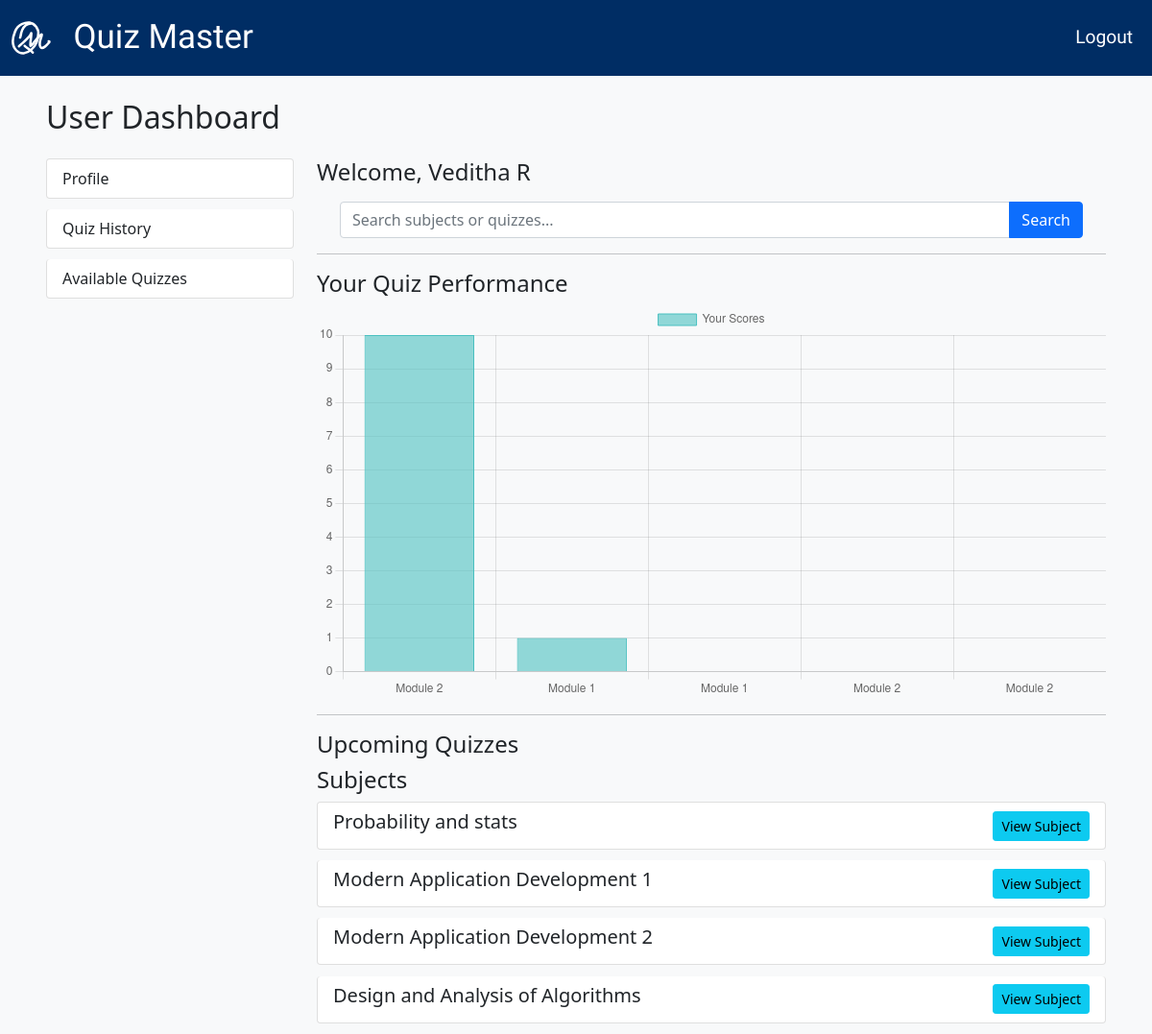
Page /user/dashboard (signed in) on the committed database.
### app.py (models this page shows)
class Users(db.Model):
    __tablename__ = 'users'
    user_id = db.Column(db.Integer, primary_key=True)
    email = db.Column(db.String(120), unique=True, nullable=False)
    password = db.Column(db.String(255), nullable=False)
    fullname = db.Column(db.String(100), nullable=False)
    qualification = db.Column(db.String(100))
    dob = db.Column(db.Date, nullable=False)
    is_admin = db.Column(db.Boolean, default=False)
    scores = db.relationship('Scores', backref='user', lazy=True)

class Subject(db.Model):
    __tablename__ = 'subject'
    subject_id = db.Column(db.Integer, primary_key=True)
    name = db.Column(db.String(100), unique=True, nullable=False)
    description = db.Column(db.Text)
    chapters = db.relationship('Chapters', backref='subject', lazy=True, cascade='all, delete-orphan')

### app.py (the view)
@app.route('/user/dashboard')
@login_required
def user_dashboard():
    user = Users.query.get(session['user_id'])
    subjects = Subject.query.all()
    quizzes = Quiz.query.filter(Quiz.date_of_quiz >= datetime.now()).order_by(Quiz.date_of_quiz).all()
    scores = Scores.query.filter_by(user_id=user.user_id).all()
    quiz_names = [s.quiz.name for s in scores]
    quiz_scores = [s.total_scored for s in scores]
    return render_template(
        'user_dashboard.html',
        user=user,
        subjects=subjects,
        quizzes=quizzes,
        quiz_names=quiz_names,
        quiz_scores=quiz_scores
    )

### app.py (called while the page is built)
def login_required(f):
    @wraps(f)
    def decorated(*args, **kwargs):
        if 'user_id' not in session:
            if request.endpoint in ["login", "register"]:
                return f(*args, **kwargs)
            return redirect(url_for('login'))
        return f(*args, **kwargs)
    return decorated

### templates/user_dashboard.html (shortened to what this page needs)
{% extends "base.html" %}
{% block content %}
<div class="container mt-4">
    <h2 class="mb-4">User Dashboard</h2>
    <div class="row">
        <div class="col-md-3">
            <div class="list-group">
                <a href="{{ url_for('user_profile', user_id=user.user_id) }}" class="list-group-item list-group-item-action">Profile</a>
                <a href="{{ url_for('user_quizzes') }}" class="list-group-item list-group-item-action">Quiz History</a>
                <a href="{{ url_for('available_quizzes') }}" class="list-group-item list-group-item-action">Available Quizzes</a>
            </div>
        </div>
        <div class="col-md-9">
            <h4>Welcome, {{ user.fullname }}</h4>
            <div class="container mt-3">
                <form action="{{ url_for('user_search') }}" method="GET" class="mb-3">
                    <div class="input-group">
                        <input type="text" name="q" class="form-control" placeholder="Search subjects or quizzes..." required>
                        <button type="submit" class="btn btn-primary">Search</button>
                    </div>
                </form>
            </div>
            <hr>
            <h4>Your Quiz Performance</h4>
            <canvas id="quizPerformanceChart"></canvas>
            <script>
                document.addEventListener("DOMContentLoaded", function () {
                    let ctx = document.getElementById('quizPerformanceChart').getContext('2d');
                    let quizLabels = {{ quiz_names | tojson }};
                    let quizScores = {{ quiz_scores | tojson }};
                    new Chart(ctx, {
                        type: 'bar',
                        data: {
                            labels: quizLabels,
                            datasets: [{
                                label: 'Your Scores',
                                data: quizScores,
                                backgroundColor: 'rgba(75, 192, 192, 0.6)',
                                borderColor: 'rgba(75, 192, 192, 1)',
                                borderWidth: 1
                            }]
                        },
                        options: {
                            scales: {
                                y: { beginAtZero: true }
                            }
                        }
                    });
                });
            </script>
            <hr>
            <h4>Upcoming Quizzes</h4>
            <h4>Subjects</h4>
            <div class="list-group">
                {% for subject in subjects %}
                <div class="list-group-item">
                    <div class="d-flex justify-content-between align-items-center">
                        <div>
                            <h5>{{ subject.name }}</h5>
                        </div>
                        <div>
                            <a href="{{ url_for('subject_page', subject_id=subject.subject_id) }}" class="btn btn-info btn-sm">View Subject</a>
                        </div>
                    </div>
                </div>
                {% endfor %}
            </div>
        </div>
    </div>
</div>
{% endblock %}

### static/styles.css (style rules this page uses)
body { background-color: aliceblue; }
.list-group-item { margin-bottom: 0.7rem; border-radius: 0.25rem; }
.btn-primary { background-color: #0d6efd; border-color: #0d6efd; }
.container { max-width: 1200px; margin: auto; }

### rows in the picture
Users: fullname "Veditha R"
Subject: name "Probability and stats"
Subject: name "Modern Application Development 1"
Subject: name "Modern Application Development 2"
Subject: name "Design and Analysis of Algorithms"

### other values in the picture
chart data {{ quiz_names | tojson }} ["Module 2", "Module 1", "Module 1", "Module 2", "Module 2"]
chart data {{ quiz_scores | tojson }} [10, 1, 0, 0, 0]
